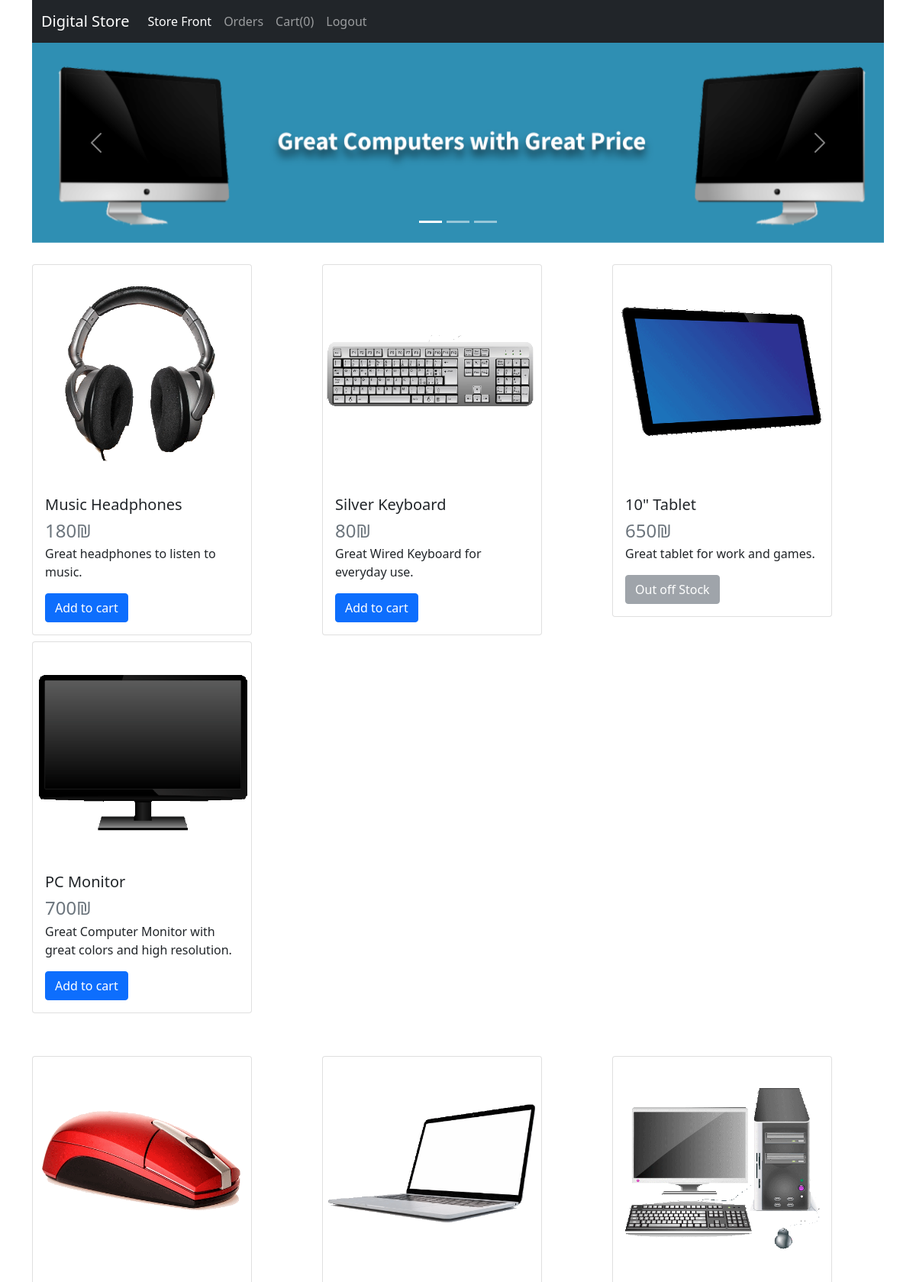
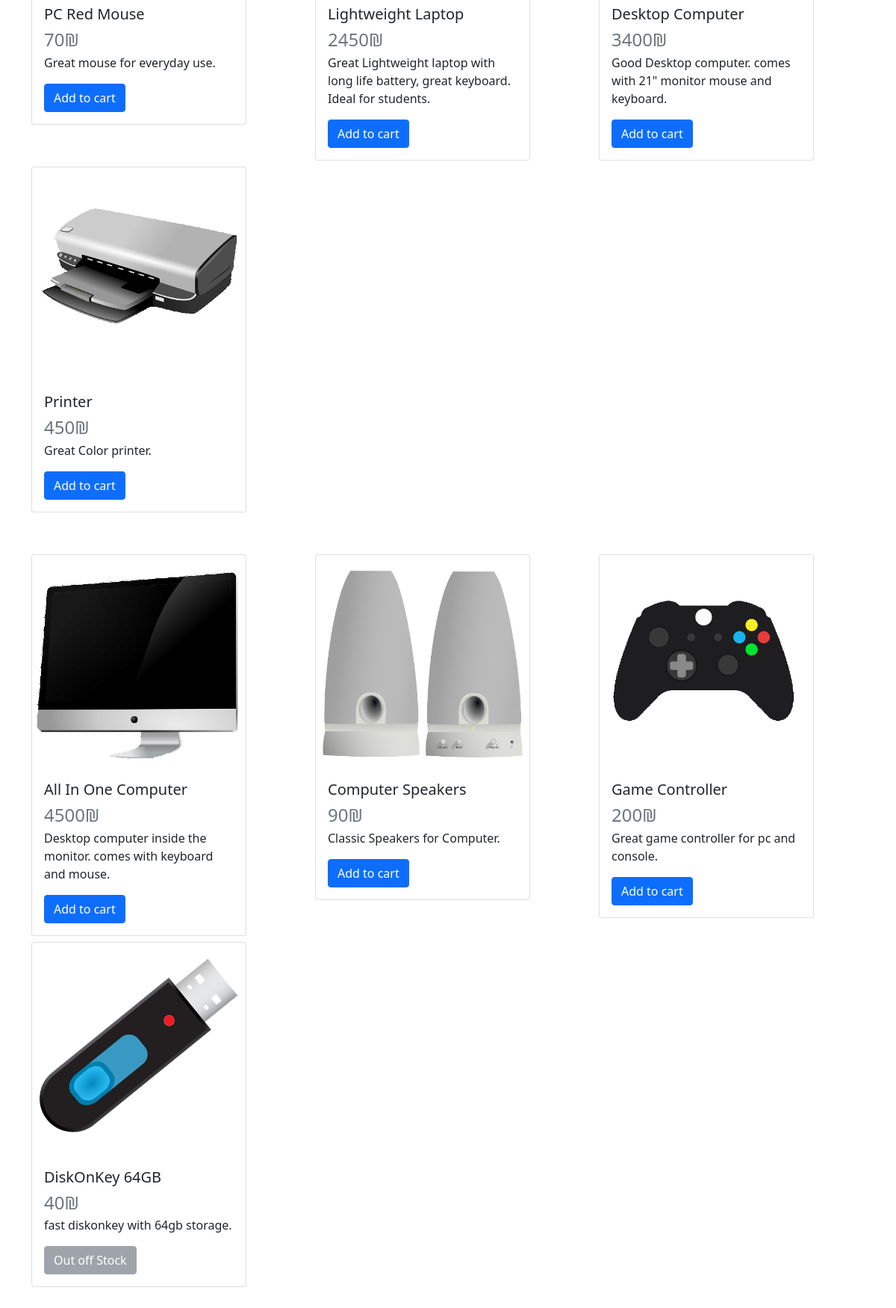
/store/index.php (signed in), run on the app's committed database (2 pictures, top to bottom).
### tables this page shows
CREATE TABLE `catalog` (
  `id` int(11) NOT NULL,
  `name` text NOT NULL,
  `description` text NOT NULL,
  `img` text NOT NULL,
  `price` float NOT NULL,
  `availability` tinyint(1) NOT NULL
);

### store/index.php (the view, shortened to what this page needs)
<?php
	require "sys.php";
	$catalog_array = getCatalog();
	$catalog_size = count($catalog_array);
	if ($_SESSION["loggedIn"])
	{
		$cart_size = updateCartList($_SESSION["user_id"]);
	}
?>
<!doctype html>
<html lang="en">
  <body>
		<div class="container">
			<nav class="navbar navbar-expand-lg navbar-dark bg-dark">
			  <div class="container-fluid">
				<a class="navbar-brand" href="#"><?php echo $store_name;?></a>
				<div class="collapse navbar-collapse" id="navbarNav">
				  <ul class="navbar-nav">
					<li class="nav-item">
					  <a class="nav-link active" aria-current="page" href="index.php">Store Front</a>
					</li>
					<?php
						if ($_SESSION["loggedIn"])
						{
						echo "<li class=\"nav-item\">
							<a class=\"nav-link\" href=\"order.php\">Orders</a>
							</li>
							<li class=\"nav-item\">
							<a class=\"nav-link\" href=\"cart.php\">Cart(".$cart_size.")</a>
							</li>";
						}
					?>
					<li class="nav-item">
					  <?php
						if ($_SESSION["loggedIn"])
						{
							echo "<a class=\"nav-link\" href=\"logout.php\">";
							echo "Logout";
						}
						else
						{
							echo "<a class=\"nav-link\" href=\"login.php\">";
							echo "Login";
						}
						?>
					  </a>
					</li>
				  </ul>
				</div>
			  </div>
			</nav>
			<div id="carouselExampleIndicators" class="carousel slide" data-bs-ride="carousel">
			  <div class="carousel-indicators">
				<button type="button" data-bs-target="#carouselExampleIndicators" data-bs-slide-to="0" class="active" aria-current="true" aria-label="Slide 1"></button>
				<button type="button" data-bs-target="#carouselExampleIndicators" data-bs-slide-to="1" aria-label="Slide 2"></button>
				<button type="button" data-bs-target="#carouselExampleIndicators" data-bs-slide-to="2" aria-label="Slide 3"></button>
			  </div>
			  <div class="carousel-inner">
				<div class="carousel-item active">
				  <img src="imgs/ad_1.png" class="d-block w-100" alt="ad01">
				</div>
			  </div>
			  <button class="carousel-control-prev" type="button" data-bs-target="#carouselExampleIndicators" data-bs-slide="prev">
				<span class="carousel-control-prev-icon" aria-hidden="true"></span>
			  </button>
			  <button class="carousel-control-next" type="button" data-bs-target="#carouselExampleIndicators" data-bs-slide="next">
				<span class="carousel-control-next-icon" aria-hidden="true"></span>
			  </button>
			</div>
			<?php
				$full_rows = floor($catalog_size/4);
				$item_count = 0;
				for ($i=0; $i<$full_rows; $i++)
				{
					echo "<div class=\"row py-4\">";
						for ($j=0; $j<4; $j++)
						{
							$id = $catalog_array[$item_count][0];
							$name = $catalog_array[$item_count][1];
							$des = $catalog_array[$item_count][2];
							$img = $catalog_array[$item_count][3];
							$price = $catalog_array[$item_count][4];
							$stock = $catalog_array[$item_count][5];
							echo "
							<div class=\"col py-1\">
							<div class=\"card\" style=\"width: 18rem;\">
							<img src=\"".$img."\" class=\"card-img-top\" alt=\"item\">
							<div class=\"card-body\">
							<h5 class=\"card-title\">".$name."</h5>
							<h4 class=\"card-subtitle text-muted py-1\">".$price."₪</h4>
							<p class=\"card-text\">".$des."</p>
							";
							if ($stock>0)
							{
								echo "
								<form action=".htmlspecialchars($_SERVER["PHP_SELF"])." method=\"post\">
								<input type=\"hidden\" name=\"item_id\" value=\"".$id."\">
								<button type=\"submit\" class=\"btn btn-primary\">Add to cart</button>
								</form>
								";
							}
							else
							{
								echo "<a href=\"#\" class=\"btn btn-secondary disabled\">Out off Stock</a>";
							}
							echo "</div></div></div>";
							$item_count++;
						}
					echo "</div>";
				}
			?>
		</div>
  </body>
</html>

### data on the page
catalog: img (picture), name "Music Headphones", price "180", description "Great headphones to listen to music."
catalog: img (picture), name "Silver Keyboard", price "80", description "Great Wired Keyboard for everyday use."
catalog: img (picture), name "10\" Tablet", price "650", description "Great tablet for work and games.", availability "Out off Stock"
catalog: img (picture), name "PC Monitor", price "700", description "Great Computer Monitor with great colors and high resolution."
catalog: img (picture), name "PC Red Mouse", price "70", description "Great mouse for everyday use."
catalog: img (picture), name "Lightweight Laptop", price "2450", description "Great Lightweight laptop with long life battery, great keyboard. Ideal for students."
catalog: img (picture), name "Desktop Computer", price "3400", description "Good Desktop computer. comes with 21\" monitor mouse and keyboard."
catalog: img (picture), name "Printer", price "450", description "Great Color printer."
catalog: img (picture), name "All In One Computer", price "4500", description "Desktop computer inside the monitor. comes with keyboard and mouse."
catalog: img (picture), name "Computer Speakers", price "90", description "Classic Speakers for Computer."
catalog: img (picture), name "Game Controller", price "200", description "Great game controller for pc and console."
catalog: img (picture), name "DiskOnKey 64GB", price "40", description "fast diskonkey with 64gb storage.", availability "Out off Stock"

### other printed values
$store_name "Digital Store"
$cart_size "0"
